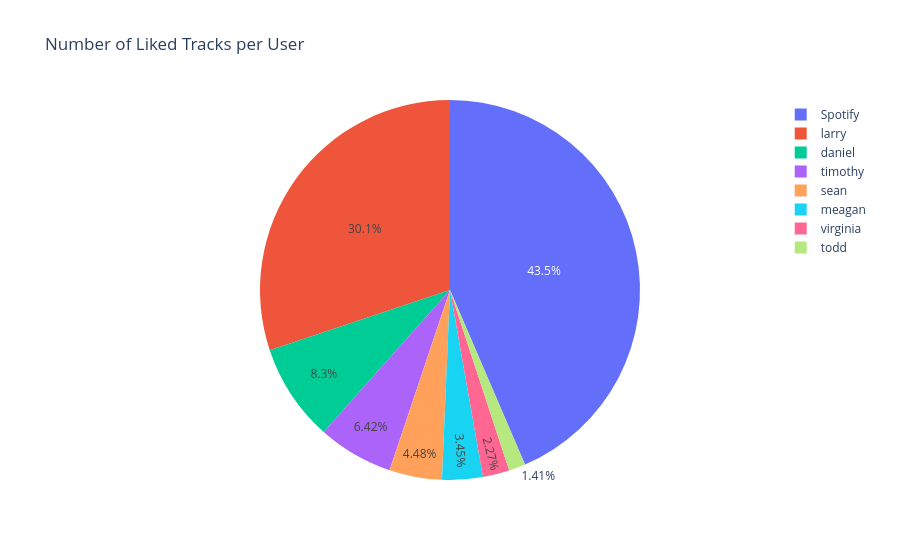

Notebook source saved alongside this figure:
### Code cell
px.pie(df, names="username", title="Number of Liked Tracks per User")

### Figure 1 — Plotly figure (JSON) as saved in the notebook; plotly's stock layout.template omitted (floating-point values rounded to 4 significant figures; data arrays with more than 128 entries replaced by an {"elided": "..."} marker saying what was removed)
{"data": [{"domain": {"x": [0, 1], "y": [0, 1]}, "hovertemplate": "username=%{label}<extra></extra>", "labels": {"elided": "18128 str values"}, "legendgroup": "", "name": "", "showlegend": true, "type": "pie"}], "layout": {"legend": {"tracegroupgap": 0}, "title": {"text": "Number of Liked Tracks per User"}}}
